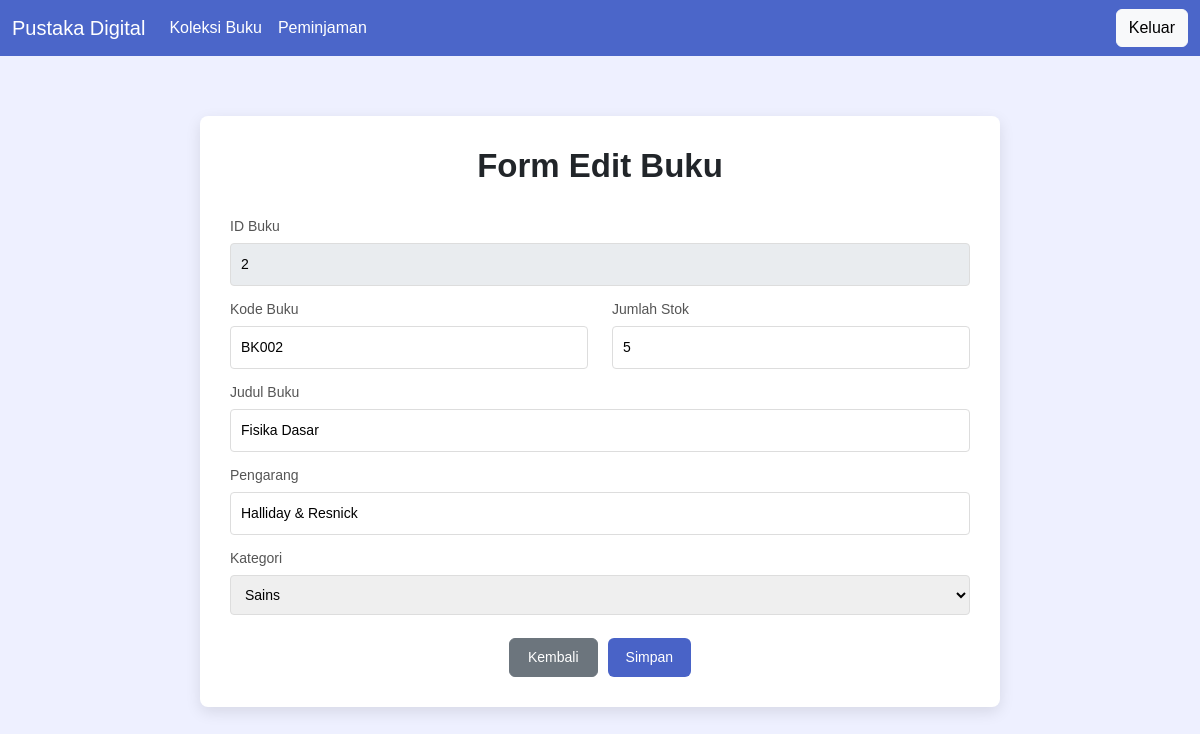
Page /edit.php?id=2 on the committed database.
### tables this page shows
CREATE TABLE `buku` (
  `id` int(11) NOT NULL,
  `kode_buku` varchar(20) DEFAULT NULL,
  `judul` varchar(255) DEFAULT NULL,
  `pengarang` varchar(255) DEFAULT NULL,
  `kategori` varchar(100) DEFAULT NULL,
  `stok` int(11) DEFAULT NULL
);

### edit.php (the view, shortened to what this page needs)
<?php
    include 'koneksi.php';
    $id = $_GET['id'];
    $query = mysqli_query($koneksi,"SELECT * FROM buku WHERE id='$id'");
    $data = mysqli_fetch_assoc($query);
?>
<!DOCTYPE html>
<html lang="en">
<head>
    <link href="https://cdn.jsdelivr.net/npm/bootstrap@5.3.8/dist/css/bootstrap.min.css" rel="stylesheet">    <link rel="stylesheet" href="https://cdn.jsdelivr.net/npm/bootstrap-icons@1.13.1/font/bootstrap-icons.min.css">
    <link rel="stylesheet" href="style.css">
</head>
<body>
    <nav class="navbar navbar-expand-lg" data-bs-theme="dark">
        <div class="container-fluid">
            <a class="navbar-brand" href="#">Pustaka Digital</a>
            <div class="collapse navbar-collapse" id="navbarSupportedContent">
                <ul class="navbar-nav me-auto mb-2 mb-lg-0">
                <li class="nav-item">
                    <a class="nav-link active" aria-current="page" href="koleksi.php">Koleksi Buku</a>
                </li>
                <li class="nav-item">
                    <a class="nav-link active" aria-current="page" href="peminjaman.php">Peminjaman</a>
                </li>
                </ul>
                <a href="index.php" class="btn btn-light">Keluar</a>
            </div>
        </div>
    </nav>
    <div class="edit-container">
        <div class="edit-card">
            <h1>Form Edit Buku</h1>
            <form action="proses_edit.php" method="POST">
                <label>ID Buku</label>
                <input type="text" value="<?php echo $data['id']; ?>" class="form-input gray-input" readonly>
                <div class="row">
                    <div class="col-md-6">
                        <label>Kode Buku</label>
                        <input type="text" name="kode_buku" value="<?php echo $data['kode_buku']; ?>" class="form-input">
                    </div>
                    <div class="col-md-6">
                        <label>Jumlah Stok</label>
                        <input type="number" name="stok" value="<?php echo $data['stok']; ?>" class="form-input">
                    </div>
                </div>
                <label>Judul Buku</label>
                <input type="text" name="judul" value="<?php echo $data['judul']; ?>" class="form-input">
                <label>Pengarang</label>
                <input type="text" name="pengarang" value="<?php echo $data['pengarang']; ?>" class="form-input">
                <label>Kategori</label>
                <select name="kategori" class="form-input">
                    <option value="Sains"
                    <?php
                    if($data['kategori'] == 'Sains'){
                        echo "selected";
                    }
                    ?>
                    >Sains</option>
                </select>
                <div class="button-box">
                    <a href="koleksi.php" class="btn btn-secondary">Kembali</a>
                    <button type="submit" class="btn btn-primary">Simpan</button>
                </div>
            </form>
        </div>
    </div>
</body>
</html>

### style.css (style rules this page uses)
* { margin: 0; padding: 0; box-sizing: border-box; font-family: Arial, Helvetica, sans-serif; }
body { background: #eef0ff; }
label { display: block; font-size: 15px; color: #555; margin-bottom: 5px; }
.navbar { width: 100%; background: #4b66c9; display: flex; justify-content: space-between; align-items: center; }
.form-input { width: 100%; padding: 10px; margin-bottom: 18px; border: 1px solid #ddd; border-radius: 4px; outline: none; font-size: 14px; }
.btn-primary { background: #4963c7; border: none; padding: 8px 18px; font-size: 14px; }
.btn-secondary { padding: 8px 18px; font-size: 14px; }
.edit-container { display: flex; justify-content: center; padding: 60px 30px; }
.edit-card { width: 100%; max-width: 800px; background: white; padding: 30px; border-radius: 8px; box-shadow: 0 5px 15px rgba(0, 0, 0, 0.1); }
.edit-card h1 { text-align: center; font-size: 33px; font-weight: bold; margin-bottom: 30px; }
.edit-card label { margin-bottom: 6px; font-size: 14px; color: #555; }
.form-input { width: 100%; padding: 10px; border: 1px solid #ddd; border-radius: 4px; margin-bottom: 13px; outline: none; }
.gray-input { background: #e9ecef; }
.button-box { display: flex; justify-content: center; gap: 10px; margin-top: 10px; }

### rows in the picture
buku: id "2", kode_buku "BK002", stok "5", judul "Fisika Dasar", pengarang "Halliday & Resnick", kategori "Sains"
